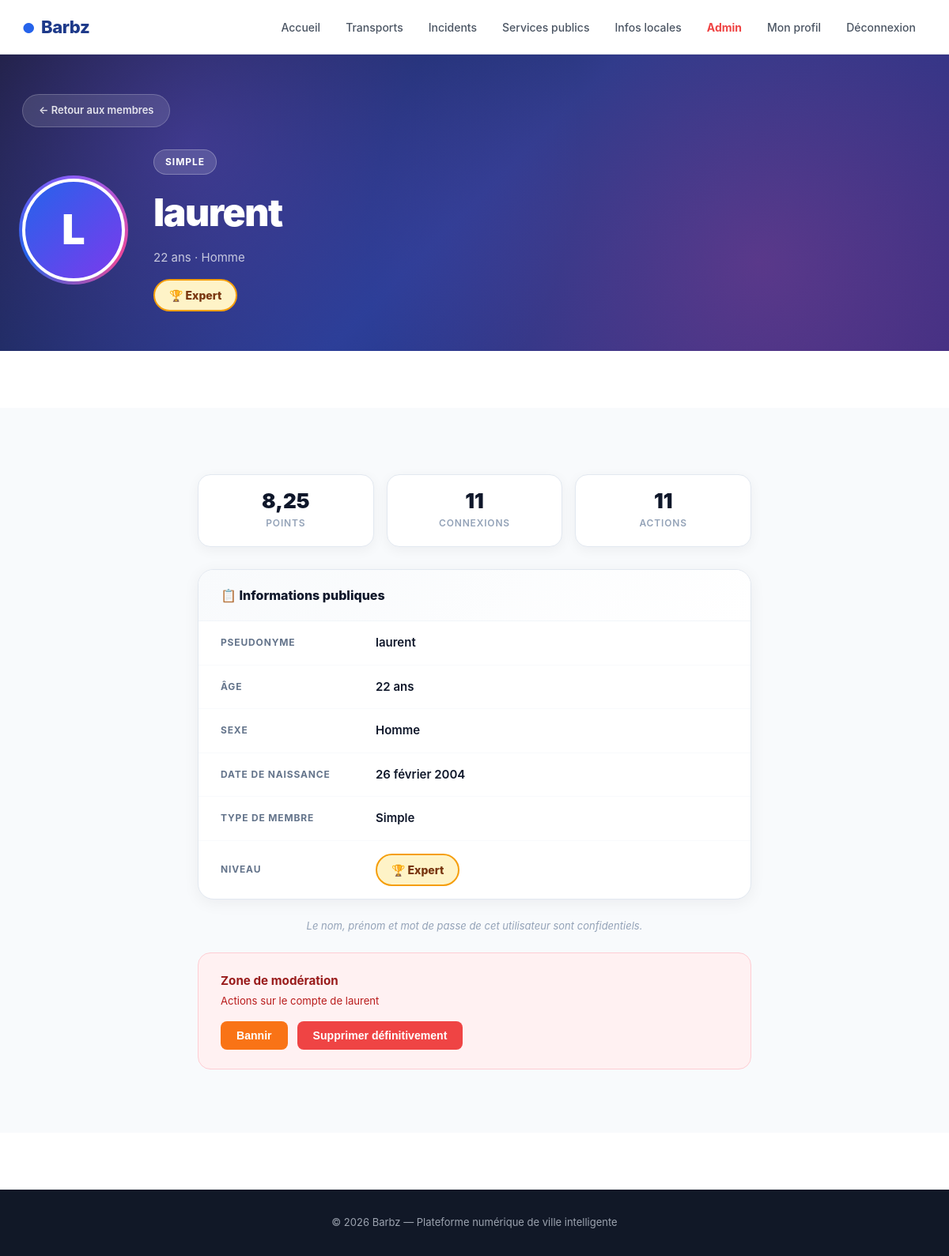
/profil/4/ (signed in), run on an earlier commit of the app's database.
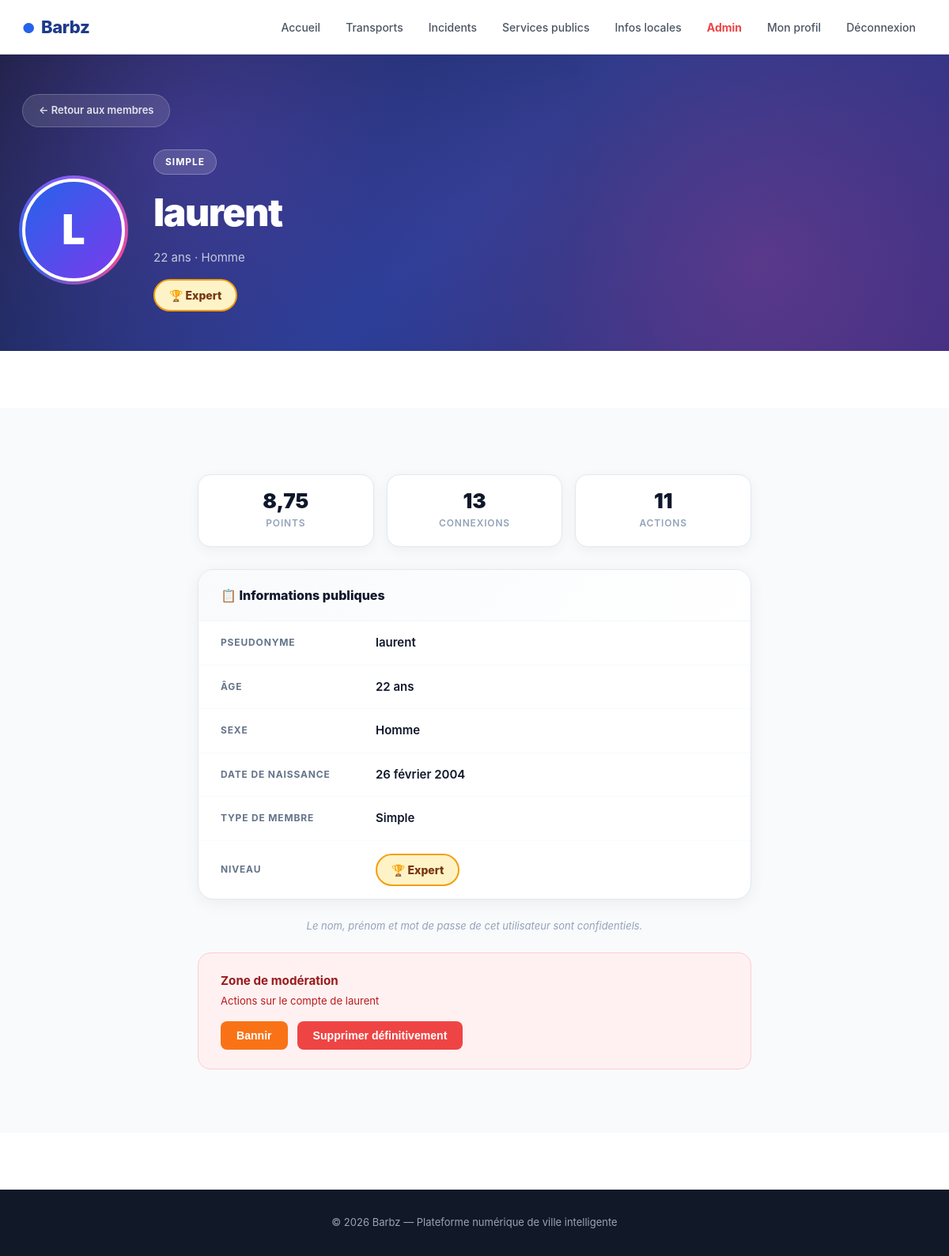
And on a later commit of the database.
### monapp/models.py (models this page shows, shortened)
class Personne(models.Model):
    GENRE_CHOIX = [('H', 'Homme'), ('F', 'Femme')]
    TYPE_MEMBRE = [
        ('visiteur', 'Visiteur'),
        ('simple', 'Simple'),
        ('complexe', 'Complexe'),
        ('administrateur', 'Administrateur'),
    ]
    user           = models.OneToOneField(User, on_delete=models.CASCADE)
    age            = models.IntegerField(default=0)
    sexe           = models.CharField(max_length=10, choices=GENRE_CHOIX, default='H')
    type_membre    = models.CharField(max_length=30, choices=TYPE_MEMBRE, default='visiteur')
    photo          = models.ImageField(upload_to='photo/personne/', null=True, blank=True)
    date_naissance = models.DateField(null=True, blank=True)
    points         = models.FloatField(default=0)
    nb_connexions  = models.IntegerField(default=0)
    nb_actions     = models.IntegerField(default=0)
    niveau             = models.CharField(max_length=20, default='debutant')
    email_confirme     = models.BooleanField(default=False)
    token_confirmation = models.CharField(max_length=64, blank=True, null=True)

### monapp/views.py (the view)
# urls.py: path('profil/<int:user_id>/', views.voir_profil, name='voir_profil'),
@login_required
def voir_profil(request, user_id):
    user_cible = get_object_or_404(User, id=user_id)
    if user_cible == request.user:
        return redirect('profil')
    membre = get_object_or_404(Personne, user=user_cible)
    ajouter_points(request, points=0.25)
    return render(request, 'monapp/profil_public.html', {'membre': membre})

### monapp/views.py (called while the page is built)
def update_niveau(personne):
    if personne.points >= 7:
        personne.niveau = 'expert'
    elif personne.points >= 5:
        personne.niveau = 'avance'
    elif personne.points >= 3:
        personne.niveau = 'intermediaire'
    else:
        personne.niveau = 'debutant'

def ajouter_points(request, points, action=1):
    if not request.user.is_authenticated:
        return
    try:
        personne = request.user.personne
        personne.points    += points
        personne.nb_actions += action
        update_niveau(personne)
        personne.save()
    except Exception:
        pass

### monapp/templates/monapp/profil_public.html (shortened to what the changed rows need)
{% extends 'monapp/base.html' %}
{% load static %}
{% block extra_head %}
<link rel="stylesheet" href="{% static 'profil.css' %}">
{% endblock %}
{% block hero %}
<section class="profil-public-hero">
    <div class="profil-public-inner">
        <div class="profil-public-content">
            <div class="profil-public-avatar">
                {% if membre.photo %}
                    <img src="{{ membre.photo.url }}" alt="{{ membre.user.username }}">
                {% else %}
                    <div class="avatar-placeholder">
                        {{ membre.user.username|first|upper }}
                    </div>
                {% endif %}
            </div>
            <div class="profil-public-info">
                <div class="badge">{{ membre.type_membre|capfirst }}</div>
                <h2>{{ membre.user.username }}</h2>
                <p class="meta">{{ membre.age }} ans · {{ membre.get_sexe_display }}</p>
                <span class="niveau-badge-public niveau-{{ membre.niveau }}">
                    {% if membre.niveau == 'debutant' %}🌱 Débutant
                    {% elif membre.niveau == 'intermediaire' %}⚡ Intermédiaire
                    {% elif membre.niveau == 'avance' %}🔥 Avancé
                    {% elif membre.niveau == 'expert' %}🏆 Expert
                    {% endif %}
                </span>
            </div>
        </div>
    </div>
</section>
{% endblock %}
{% block content %}
<section class="profil-public-section">
    <div class="wrap">
        <div class="stats-publiques">
            <div class="stat-pub-card">
                <div class="stat-pub-val">{{ membre.points|floatformat:2 }}</div>
                <div class="stat-pub-lbl">Points</div>
            </div>
            <div class="stat-pub-card">
                <div class="stat-pub-val">{{ membre.nb_connexions }}</div>
                <div class="stat-pub-lbl">Connexions</div>
            </div>
            <div class="stat-pub-card">
                <div class="stat-pub-val">{{ membre.nb_actions }}</div>
                <div class="stat-pub-lbl">Actions</div>
            </div>
        </div>
        <div class="profil-public-card" style="margin-top: 28px;">
            <div class="info-row">
                <span class="info-key">Pseudonyme</span>
                <span class="info-val">{{ membre.user.username }}</span>
            </div>
            <div class="info-row">
                <span class="info-key">Âge</span>
                <span class="info-val">{{ membre.age }} ans</span>
            </div>
            <div class="info-row">
                <span class="info-key">Sexe</span>
                <span class="info-val">{{ membre.get_sexe_display }}</span>
            </div>
            <div class="info-row">
                <span class="info-key">Date de naissance</span>
                <span class="info-val">{{ membre.date_naissance|default:"Non renseignée" }}</span>
            </div>
            <div class="info-row">
                <span class="info-key">Type de membre</span>
                <span class="info-val">{{ membre.type_membre|capfirst }}</span>
            </div>
        </div>
        {% if user.is_authenticated %}
        {% if user.is_superuser or user.personne.type_membre == 'administrateur' or user.personne.niveau == 'expert' %}
        {% with cible_est_admin=membre.type_membre|lower cible_est_expert=membre.niveau|lower %}
        {% if not membre.user.is_superuser and not cible_est_admin == 'administrateur' %}
        <div style="background:#fff1f2;border:1.5px solid #fecdd3;border-radius:16px;padding:24px 28px;max-width:700px;margin:24px auto 0;">
            <p style="font-weight:700;color:#991b1b;margin-bottom:4px;font-size:0.95rem;">Zone de modération</p>
            <p style="font-size:0.82rem;color:#b91c1c;margin-bottom:16px;">Actions sur le compte de {{ membre.user.username }}</p>
            <div style="display:flex;gap:12px;flex-wrap:wrap;">
                {% if user.personne.niveau == 'expert' and not user.personne.type_membre == 'administrateur' and not user.is_superuser %}
                    {% if cible_est_expert == 'expert' %}
                    <p style="color:#94a3b8;font-style:italic;font-size:0.85rem;">Vous ne pouvez pas agir sur un autre expert.</p>
                    {% else %}
                    {% if not membre.user.is_active %}
                    <form method="post" action="{% url 'reactiver_utilisateur' membre.user.id %}">
                        {% csrf_token %}
                        <button type="submit" style="padding:10px 20px;background:#22c55e;color:white;border:none;border-radius:8px;font-weight:700;font-size:0.88rem;cursor:pointer;">
                            Réactiver le compte
                        </button>
                    </form>
                    {% else %}
                    <form method="post" action="{% url 'bannir_utilisateur' membre.user.id %}">
                        {% csrf_token %}
                        <input type="hidden" name="raison" value="Décision de modération.">
                        <button type="submit"
                            onclick="return confirm('Bannir {{ membre.user.username }} ?')"
                            style="padding:10px 20px;background:#f97316;color:white;border:none;border-radius:8px;font-weight:700;font-size:0.88rem;cursor:pointer;">
                            Bannir
                        </button>
                    </form>
                    {% endif %}
                    <form method="post" action="{% url 'supprimer_utilisateur' membre.user.id %}">
                        {% csrf_token %}
                        <button type="submit"
                            onclick="return confirm('Supprimer définitivement {{ membre.user.username }} ?')"
                            style="padding:10px 20px;background:#ef4444;color:white;border:none;border-radius:8px;font-weight:700;font-size:0.88rem;cursor:pointer;">
                            Supprimer définitivement
                        </button>
                    </form>
                    {% endif %}
                {% else %}
                {% if not membre.user.is_active %}
                <form method="post" action="{% url 'reactiver_utilisateur' membre.user.id %}">
                    {% csrf_token %}
                    <button type="submit" style="padding:10px 20px;background:#22c55e;color:white;border:none;border-radius:8px;font-weight:700;font-size:0.88rem;cursor:pointer;">
                        Réactiver le compte
                    </button>
                </form>
                {% else %}
                <form method="post" action="{% url 'bannir_utilisateur' membre.user.id %}">
                    <button type="submit"
                        onclick="return confirm('Bannir {{ membre.user.username }} ?')"
                        style="padding:10px 20px;background:#f97316;color:white;border:none;border-radius:8px;font-weight:700;font-size:0.88rem;cursor:pointer;">
                        Bannir
                    </button>
                </form>
                {% endif %}
                <form method="post" action="{% url 'supprimer_utilisateur' membre.user.id %}">
                    <button type="submit"
                        onclick="return confirm('Supprimer définitivement {{ membre.user.username }} ? Cette action est irréversible.')"
                        style="padding:10px 20px;background:#ef4444;color:white;border:none;border-radius:8px;font-weight:700;font-size:0.88rem;cursor:pointer;">
                        Supprimer définitivement
                    </button>
                </form>
                {% endif %}
            </div>
        </div>
        {% endif %}
        {% endwith %}
        {% endif %}
        {% endif %}
    </div>
</section>
{% endblock %}

What changed in the data, as far as the page shows it:
changed Personne "Homme": points "8,25" → "8,75"; nb_connexions "11" → "13"
